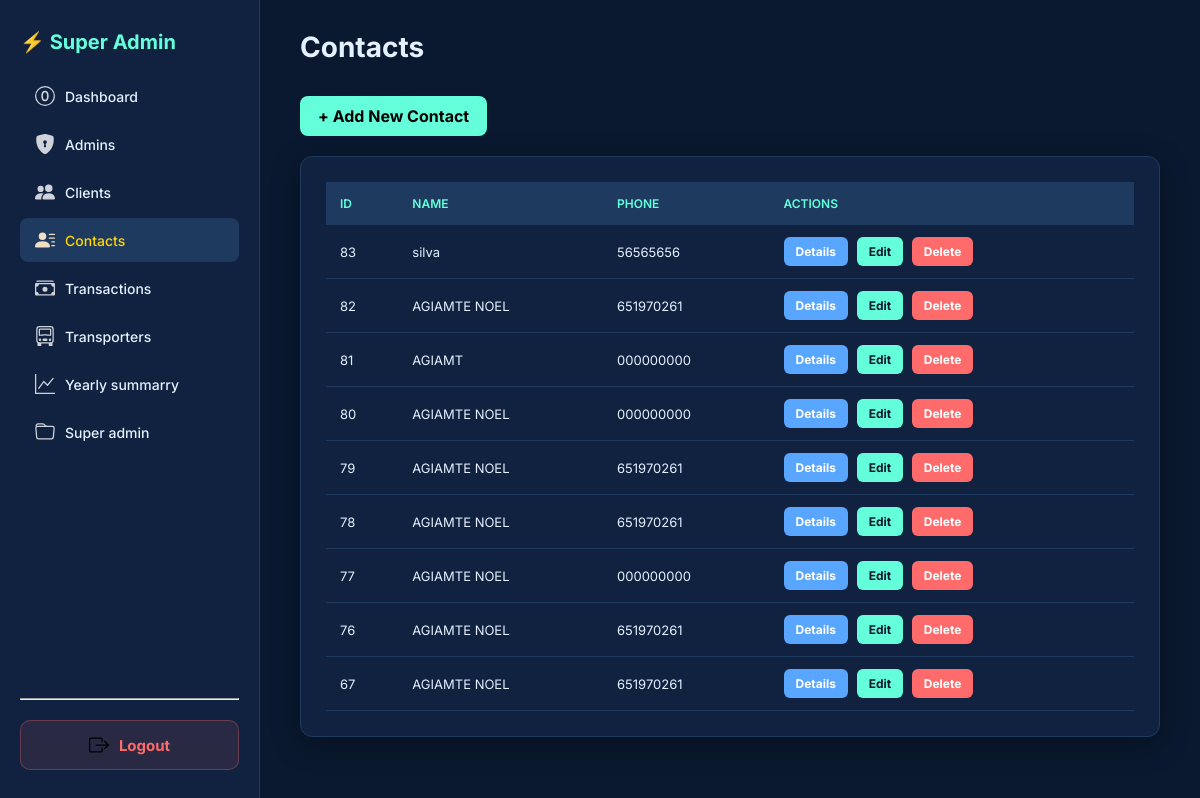
Screenshot of /Admin.php?table=contacts (signed in) with the database file from the repository.
### tables this page shows
CREATE TABLE `contacts` (
  `id` int(11) NOT NULL,
  `name` varchar(100) NOT NULL,
  `email` varchar(50) DEFAULT NULL,
  `phone` varchar(50) NOT NULL,
  `message` text DEFAULT NULL,
  `status` varchar(20) NOT NULL DEFAULT 'pending',
  `admin_note` text DEFAULT NULL,
  `replied_at` datetime DEFAULT NULL,
  `date_submitted` datetime DEFAULT current_timestamp()
);

### Admin.php (the view, shortened to what this page needs)
<?php
include 'config.php';
$important_cols = [
    'admins' => ['id', 'Name','phone'],
    'clients' => ['id', 'Name','phone'],
    'contacts' => ['id', 'name','phone',],
    'transactions' => ['id', 'clients','goods'],
    'transporters' => ['id', 'Name','phone'],
    'yearly_summarry' => ['id', 'Number_of_Imported_Transaction', 'Number_of_Exported_Transaction']
];
$tables_result = $conn->query("SHOW TABLES");
$all_tables = [];
while($row = $tables_result->fetch_array()){
    $all_tables[] = $row[0];
}
foreach($all_tables as $t){
    if(!array_key_exists($t, $important_cols)){
        $important_cols[$t] = [];
    }
}
?>
<!DOCTYPE html>
<html>
<head>
    <link rel="stylesheet" href="bootstrap-icons-1.13.1/font/bootstrap-icons.min.css">
</head>
<body>
    <div class="sidebar">
        <div class="sidebar-top">
            <div>
                <div class="logo">⚡ Super Admin</div>
            </div>
            <nav>
                <a href="Admin.php" class="<?=!isset($_GET['table'])? 'active' : ''?>">
                    <img src="bootstrap-icons-1.13.1/0-circle.svg" width="18"> Dashboard
                </a>
                <?php
    $icons = [
        'admins' => 'shield-lock-fill.svg',
        'clients' => 'people-fill.svg',
        'contacts' => 'person-lines-fill.svg',
        'transactions' => 'cash-stack.svg',
        'transporters' => 'truck-front.svg',
        'yearly_summarry' => 'graph-up.svg'
    ];
    foreach($important_cols as $table => $cols):
        $icon = isset($icons[$table]) ? $icons[$table] : 'folder.svg';
    ?>
                <a href="Admin.php?table=<?= $table?>"
                    class="<?= (isset($_GET['table']) && $_GET['table']==$table)? 'active' : ''?>">
                    <img src="bootstrap-icons-1.13.1/<?= $icon ?>" width="18">
                    <?= ucfirst(str_replace("_"," ",$table))?>
                </a>
                <?php endforeach;?>
            </nav>
        </div>
        <div class="sidebar-bottom1">
           <hr>
            <br>
        <div class="sidebar-bottom2">
             <a href="logout.php">
            <img src="bootstrap-icons-1.13.1/box-arrow-right.svg" width="20"> Logout
    </a>
    </div>
    </div>
        </div>
    <div class="content">
        <div class="content-header">
            <h1>
                <?= isset($_GET['table'])? ucfirst(str_replace("_"," ",$_GET['table'])) : 'Dashboard'?>
            </h1>
            <?php if(isset($_GET['table'])):
        $table = $_GET['table'];
        $singular = ucfirst(rtrim($table,'s'));
    ?>
            <a href="add.php?table=<?= $table ?>" class="btn-add">+ Add New
                <?= $singular ?>
            </a>
            <?php endif; ?>
        </div>
        <div class="card">
            <?php
    if(isset($_GET['table']) && array_key_exists($_GET['table'], $important_cols)){
        $table = $conn->real_escape_string($_GET['table']);
        $cols_config = $important_cols[$table];
        if(!empty($cols_config)){ $cols = $cols_config; }
        else {
            $cols = [];
            $col_result = $conn->query("SHOW COLUMNS FROM `$table`");
            while($c = $col_result->fetch_assoc()){ $cols[] = $c['Field']; }
        }
        $primary_key = $cols[0];
        $col_list = "`".implode("`,`", $cols)."`";
        $result = $conn->query("SELECT $col_list FROM `$table` ORDER BY `$primary_key` DESC LIMIT 300");
        if($result && $result->num_rows > 0){
            echo "<table><tr>";
            foreach($cols as $col){ echo "<th>".ucfirst(str_replace("_"," ",$col))."</th>"; }
            echo "<th>Actions</th></tr>";
            while($row = $result->fetch_assoc()){
                echo "<tr>";
                foreach($cols as $col){ echo "<td>".htmlspecialchars($row[$col])."</td>"; }
                echo "<td>
                        <a href='view.php?table=$table&id=".$row[$primary_key]."' class='btn btn-view'>Details</a>
                        <a href='edit.php?table=$table&id=".$row[$primary_key]."' class='btn btn-edit'>Edit</a>
                        <a href='delete.php?table=$table&id=".$row[$primary_key]."' class='btn btn-delete' onclick=\"return confirm('Delete this record?')\">Delete</a>
                      </td>";
                echo "</tr>";
            }
            echo "</table>";
        } else { echo "<p class='empty'>No records found in <b>$table</b></p>"; }
    } else { echo "<p class='empty'>Select a table from the sidebar to manage data.</p>"; }
?>
        </div>
    </div>
</body>
</html>

### Admin.php (style rules this page uses)
:root { --bg-dark: #0a192f; --bg-card: #112240; --bg-hover: #1e3a5f; --accent: #64ffda; --accent-hover: #52e0c4; --text-primary: #e6f1ff; --text-secondary: #8892b0; --danger: #ff6b6b; --info: #58a6ff; }
.sidebar nav a { display: flex:align-items:center; gap: 10px }
* { margin: 0; padding: 0; box-sizing: border-box; }
body { font-family: 'Inter', sans-serif; background: var(--bg-dark); color: var(--text-primary); display: flex; }
.sidebar { width: 260px; background: var(--bg-card); height: 100vh; position: fixed; padding: 30px 20px; border-right: 1px solid var(--bg-hover); border-right: 1px solid var(--bg-hover); display: flex; flex-direction: column; justify-content: space-between; overflow-y: auto; }
.logo { font-size:20px; font-weight:700; color:var(--accent); margin-bottom:20px; }
.sidebar nav a { display: flex; align-items: center; gap: 10px; padding: 12px 15px; color: var(--text-secondary); text-decoration: none; border-radius: 8px; margin: 4px 0; font-weight: 500; font-family: 'Inter', sans-serif; transition: 0.2s; font-size: 14px; }
.sidebar nav a:hover, .sidebar nav a.active { background: var(--bg-hover); color: var(--accent); }
.sidebar-bottom1 { margin-top: auto; padding-top: 20px; }
.sidebar-bottom2 a { display: flex; align-items: center; justify-content: center; gap: 10px; padding: 14px 15px; background: rgba(255, 107, 107, 0.1); color: var(--danger) !important; text-decoration: none; border-radius: 10px; font-weight: 700; font-size: 15px; border: 1px solid rgba(255, 107, 107, 0.3); transition: 0.2s; }
.content { margin-left: 260px; padding: 30px 40px; width: calc(100% - 260px); }
.content-header h1 { font-size: 28px; font-weight: 700; margin-bottom: 20px; }
.card { background: var(--bg-card); border: 1px solid var(--bg-hover); border-radius: 12px; padding: 25px; box-shadow: 0 8px 30px rgba(0, 0, 0, 0.3); overflow-x: auto; }
table { width: 100%; border-collapse: collapse; min-width: 800px; }
th { background: var(--bg-hover); color: var(--accent); padding: 14px; text-align: left; font-weight: 600; font-size: 12px; text-transform: uppercase; }
td { padding: 12px 14px; border-bottom: 1px solid var(--bg-hover); font-size: 13px; }
.btn { padding: 7px 12px; border-radius: 6px; text-decoration: none; font-weight: 700; font-size: 12px; margin-right: 5px; display: inline-block; }
.btn-view { background: var(--info); color: #fff; }
.btn-edit { background: var(--accent); color: var(--bg-dark); }
.btn-delete { background: var(--danger); color: #fff; }
.sidebar nav a { display: flex; align-items: center; gap: 10px; color: var(--text); }
.sidebar nav a img { filter: brightness(0) invert(1); width: 20px; height: 20px; opacity: 0.8; transition: 0.3s; }
.sidebar nav a:hover, .sidebar nav a.active { color: gold; }
.sidebar nav a:hover img, .sidebar nav a.active img { filter: invert(84%) sepia(12%) saturate(400%) hue-rotate(355deg) brightness(102%); opacity: 1; }
.content-header { display: flex; flex-direction: column; align-items: flex-start; gap: 12px; margin-bottom: 20px; }
.btn-add { background: var(--accent); color: #000; text-decoration: none; padding: 10px 18px; border-radius: 8px; font-weight: 700; transition: 0.3s; }

### rows the page displays
contacts: id "83", name "silva", phone "56565656"
contacts: id "82", name "AGIAMTE NOEL", phone "651970261"
contacts: id "81", name "AGIAMT", phone "000000000"
contacts: id "80", name "AGIAMTE NOEL", phone "000000000"
contacts: id "79", name "AGIAMTE NOEL", phone "651970261"
contacts: id "78", name "AGIAMTE NOEL", phone "651970261"
contacts: id "77", name "AGIAMTE NOEL", phone "000000000"
contacts: id "76", name "AGIAMTE NOEL", phone "651970261"
contacts: id "67", name "AGIAMTE NOEL", phone "651970261"

### other values shown
str_replace("_"," ",$table) "Admins"
str_replace("_"," ",$table) "Clients"
str_replace("_"," ",$table) "Contacts"
str_replace("_"," ",$table) "Transactions"
str_replace("_"," ",$table) "Transporters"
str_replace("_"," ",$table) "Yearly summarry"
str_replace("_"," ",$table) "Super admin"
str_replace("_"," ",$_GET['table']) "Contacts"
$singular "Contact"
str_replace("_"," ",$col) "ID"
str_replace("_"," ",$col) "NAME"
str_replace("_"," ",$col) "PHONE"
